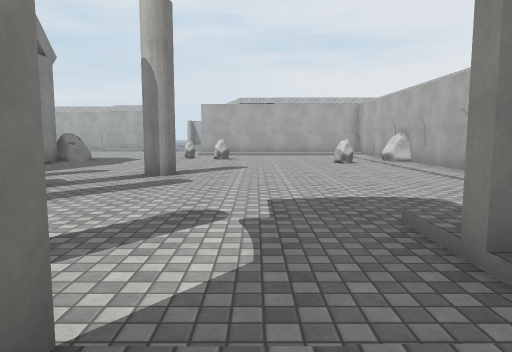
view 1 (above)

24 first-person views from a walk through a scene from a Unity 3-D project. The camera is 1.2 m above the floor, tilts 6° down and sees 70° across. The floor is counted in squares, 2 m on a side. Each view is taken from the middle of a square. On the plan, view 1 faces up. The plan holds only what a view shows up to about 10 squares ahead; the rest is blank. The place goes on beyond the plan. Door leaves are left out, so doorways stand open. Surface patterns are stand-ins for the level's own textures.

view 2
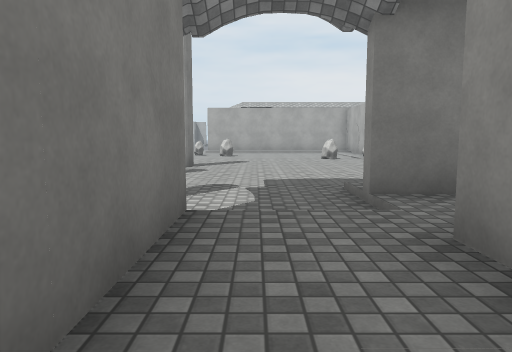

view 3
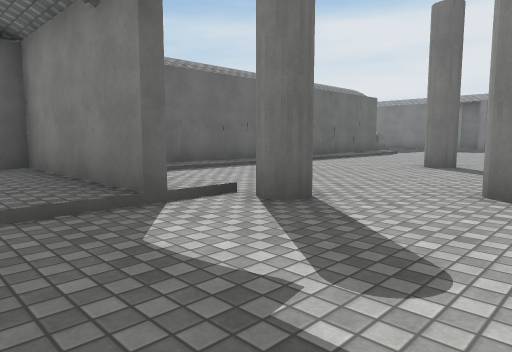

view 4
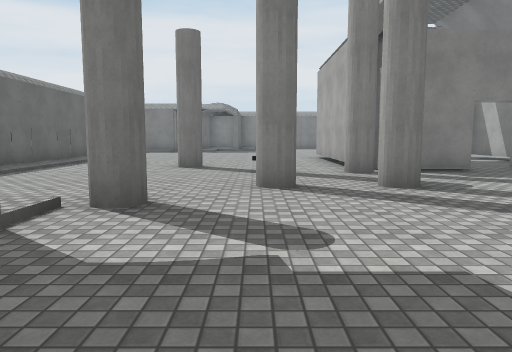

view 5
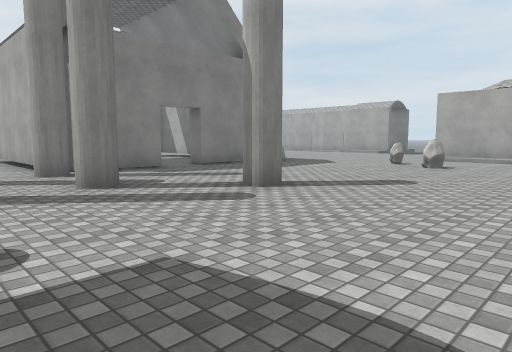

view 6
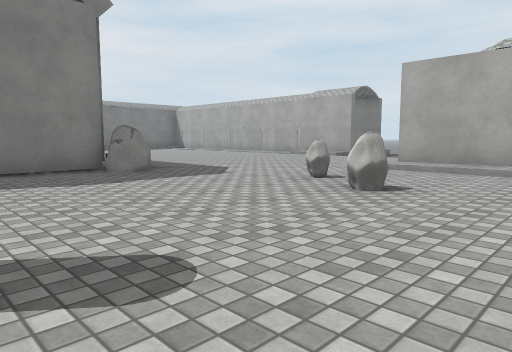

view 7
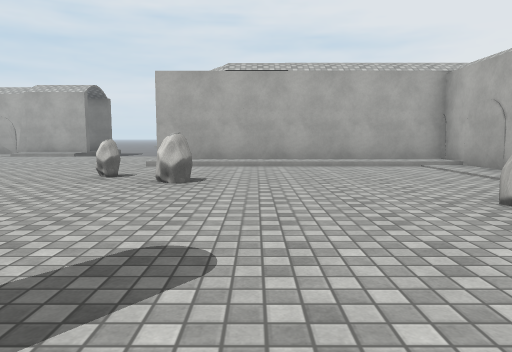

view 8
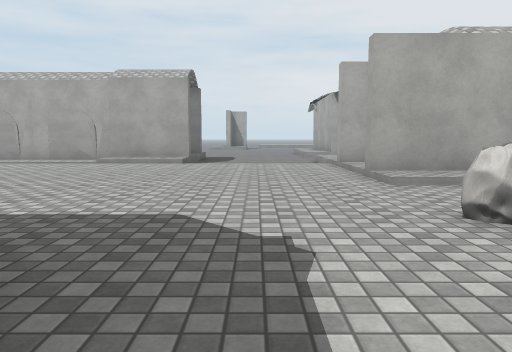

view 9
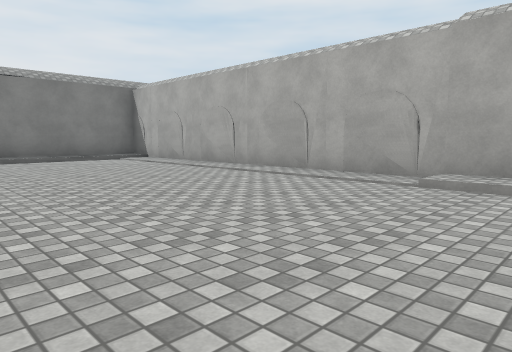

view 10
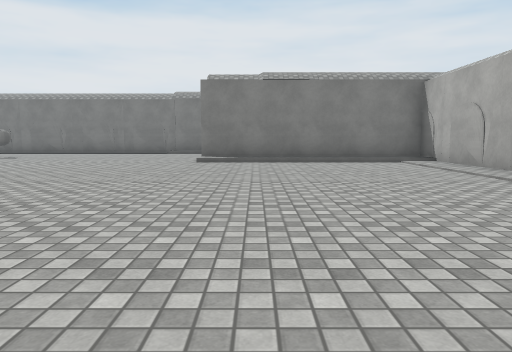

view 11
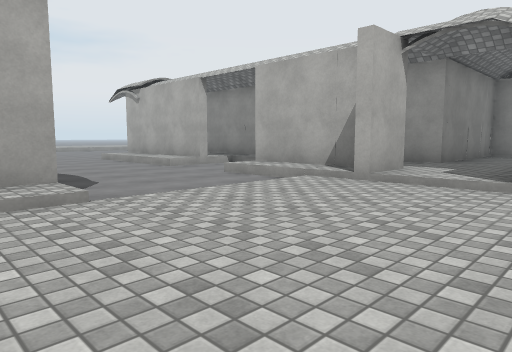

view 12
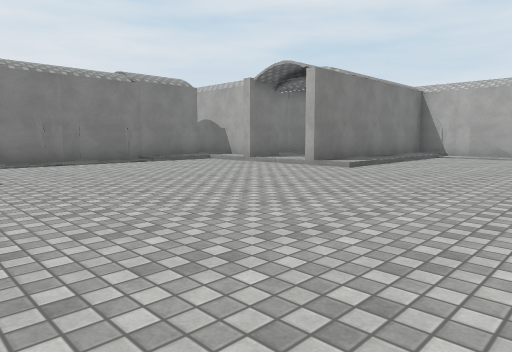

view 13
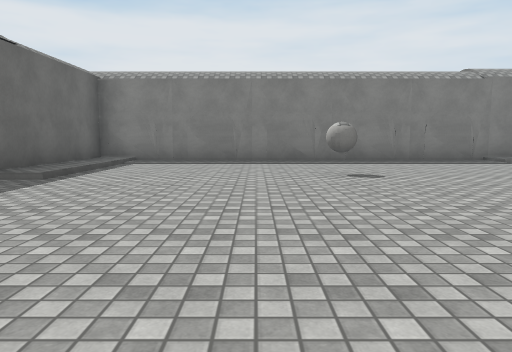

view 14
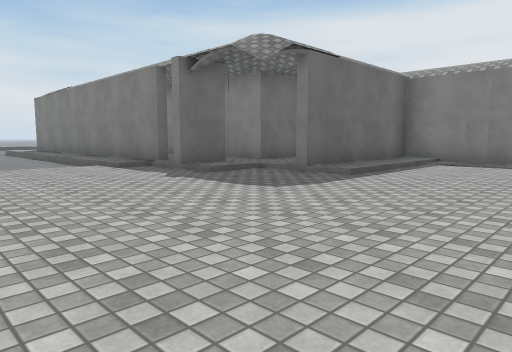

view 15
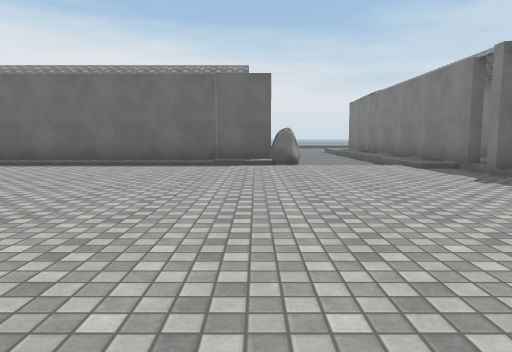

view 16
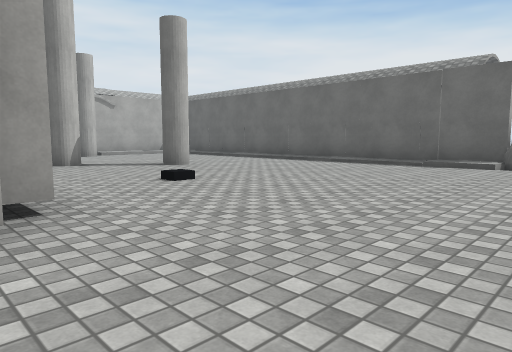

view 17
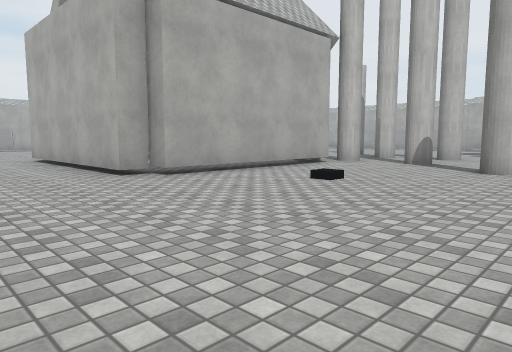

view 18
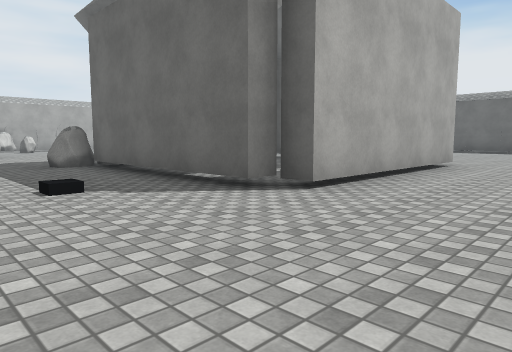

view 19
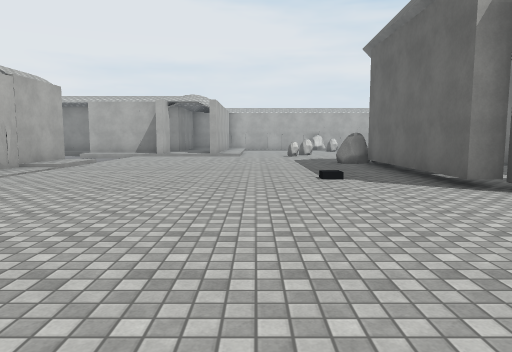

view 20
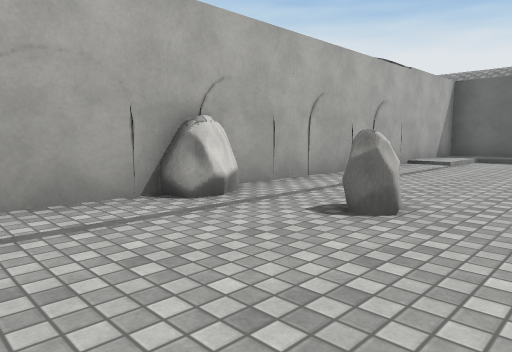

view 21
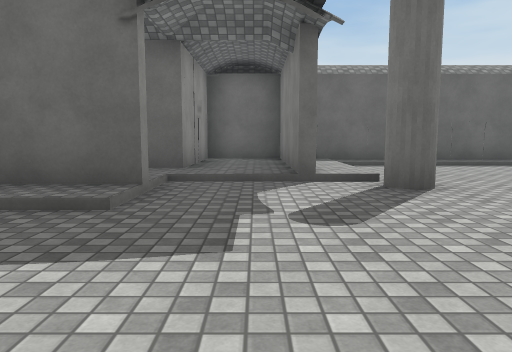

view 22
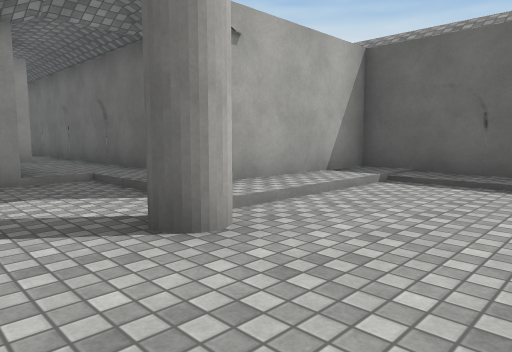

view 23
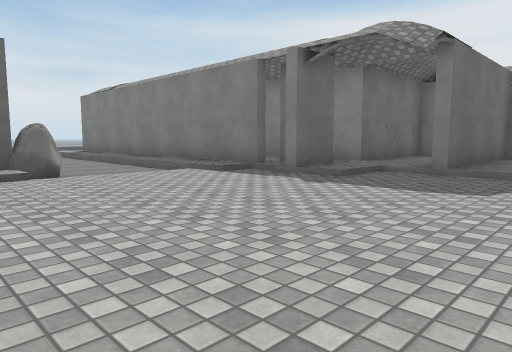

view 24
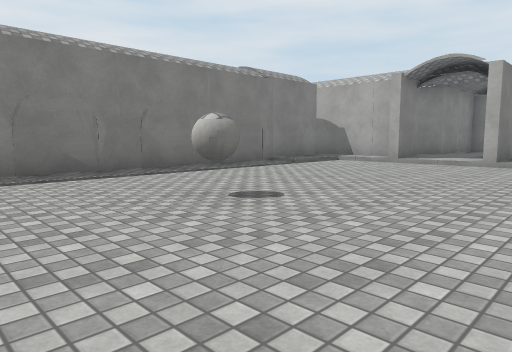

### Floor plan
Key: @ floor where view 1 was taken; # wall or solid block; . main floor; : floor 0.25 m higher than the main floor; / step, stairs or slope; D open door; R rock; C column; B ball; O other object.
Columns run from 21 left of view 1 to 7 right of it. Each row starts with its distance up from view 1.
 25                  ..
 24                  ..:#
 23                 ...:#
 22                 .....
 21                 ....
 20     ############...:#
 19     #/........::...:#
 18     #/.............##: ####
 17     #/.............:::::::#
 16    :#/.............########
 15  ##:#/.............:::::::#
 14  :#:#/....................#
 13 #..................R......#
 12 #...................R.....
 11 #.........#####RR........RR
 10 #.........#....#........R.#
  9 #.........#....#..........#
  8 #..B......#....D..........#
  7 #.........#...O#...C......#
  6 #.........######..........#
  5 #...............#.#....../#
  4 #........................:#
  3 #////...........#.#...///:#
  2 ####/................./####
  1  ::://........C....##//:::#
  0 ######..............#@:######
 -1    ###/.............#::
 -2    #:#//////////////#::#
 -3    # #/.R###### ########
 -4    # #/..
 -5      #/.
 -6       /.

Where each view was taken, in squares from view 1:
view 1: 0 up, 0 right, facing up
view 2: 2 down, 0 right, facing up
view 3: 4 up, 1 right, facing down-left
view 4: 3 up, 2 right, facing left
view 5: 3 up, 2 right, facing up-left
view 6: 8 up, 1 right, facing up-left
view 7: 7 up, 0 right, facing up
view 8: 10 up, 4 left, facing up
view 9: 14 up, 6 left, facing up-left
view 10: 15 up, 7 left, facing left
view 11: 15 up, 7 left, facing up-right
view 12: 7 up, 12 left, facing up-left
view 13: 6 up, 12 left, facing left
view 14: 6 up, 12 left, facing down-left
view 15: 6 up, 12 left, facing down
view 16: 6 up, 14 left, facing down-right
view 17: 0 up, 14 left, facing up-right
view 18: 14 up, 14 left, facing down-right
view 19: 14 up, 16 left, facing right
view 20: 13 up, 1 right, facing down-right
view 21: 6 up, 0 right, facing down
view 22: 3 up, 4 left, facing down-right
view 23: 4 up, 11 left, facing down-left
view 24: 5 up, 15 left, facing up-left
